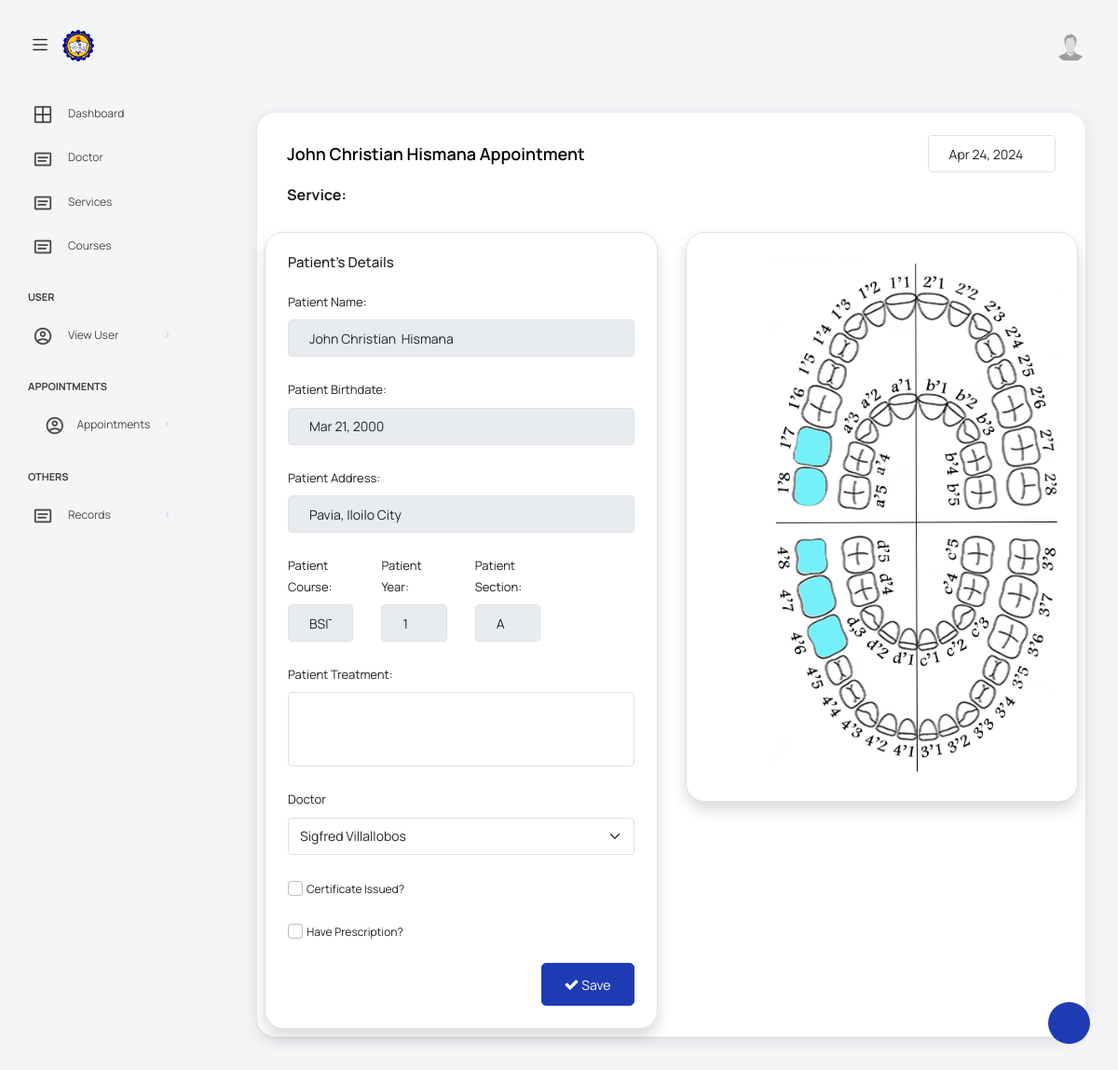
The page /views/assistantAssignTeeth.php?patient_id=24 on the database its author committed.
### tables this page shows
CREATE TABLE `patient` (
  `Patient_ID` int(13) NOT NULL,
  `Assistant_ID` int(13) DEFAULT NULL,
  `patientFname` varchar(30) DEFAULT NULL,
  `patientLname` varchar(30) DEFAULT NULL,
  `patientPassword` varchar(255) DEFAULT NULL,
  `patientContact` varchar(30) DEFAULT NULL,
  `patientEmail` varchar(60) DEFAULT NULL,
  `patientRole` varchar(10) DEFAULT NULL,
  `patientAddress` varchar(255) DEFAULT NULL,
  `patientBirthdate` date NOT NULL,
  `patientIDpicture` varchar(255) DEFAULT NULL,
  `patientProfilepicture` varchar(255) DEFAULT NULL,
  `patientStatus` int(2) DEFAULT NULL
);

CREATE TABLE `patient_student` (
  `PatientStudentID` int(255) NOT NULL,
  `Patient_ID` int(13) NOT NULL,
  `CollegeID` int(255) NOT NULL,
  `CourseID` int(255) NOT NULL,
  `Year` int(2) NOT NULL,
  `Section` varchar(3) NOT NULL
);

CREATE TABLE `course` (
  `CourseID` int(255) NOT NULL,
  `CollegeID` int(255) NOT NULL,
  `CourseName` varchar(100) NOT NULL
);

CREATE TABLE `tooth` (
  `Tooth_ID` int(255) NOT NULL,
  `Patient_ID` int(13) DEFAULT NULL,
  `Tooth_Number` int(100) DEFAULT NULL,
  `Tooth_Status` int(2) DEFAULT NULL,
  `Recent_change` int(2) NOT NULL
);

### config/database.php (called while the page is built, shortened)
<?php
$host = "localhost";
$username = "root";
$password = "";
$database = "clinic";
$conn = mysqli_connect($host, $username, $password, $database);
function findAll($table, $orderBy = null)
{
    global $conn;
    $orderByClause = ($orderBy !== null) ? "ORDER BY " . key($orderBy) . " " . current($orderBy) : "";
    $stmt = $conn->prepare("SELECT * FROM $table $orderByClause");
    $stmt->execute();
    $result = $stmt->get_result();
    return $result->fetch_all(MYSQLI_ASSOC);
}
function first($table, $columns_and_values, $orderBy = null)
{
    global $conn;
    $sql = "SELECT * FROM $table WHERE ";
    $params = [];
    $types = "";
    $i = 0;
    foreach ($columns_and_values as $column => $value) {
        $sql .= "$column = ? ";
        $params[] = &$columns_and_values[$column];
        $types .= "s";
        if (++$i !== count($columns_and_values)) {
            $sql .= "AND ";
        }
    }
    $sql .= "LIMIT 1";
    $stmt = mysqli_prepare($conn, $sql);
    array_unshift($params, $types);
    call_user_func_array(array($stmt, "bind_param"), $params);
    $stmt->execute();
    $result = $stmt->get_result();
    return $result->fetch_assoc();
}
function firstJoin($table, $joins, $conditions = [], $orderBy = null)
{
    global $conn;
    $query = "SELECT * FROM $table";
    foreach ($joins as $join) {
        $query .= " INNER JOIN $join[0] ON $join[1] = $join[2]";
    }
    if (!empty($conditions)) {
        $where_clauses = array();
        $params = array();
        foreach ($conditions as $column => $value) {
            $where_clauses[] = "$column = ?";
            $params[] = $value;
        }
        $query .= " WHERE " . implode(" AND ", $where_clauses);
    }
    $query .= " LIMIT 1";
    $stmt = mysqli_prepare($conn, $query);
    if (!empty($conditions)) {
        $types = str_repeat("s", count($params));
        $stmt->bind_param($types, ...$params);
    }
    $stmt->execute();
    $result = $stmt->get_result();
    $row = $result->fetch_assoc();
    return $row;
}

### views/assistantAssignTeeth.php (the view, shortened to what this page needs)
<?php require_once('assistantHeader.php'); ?>
<?php $user = first('patient', ['Patient_ID' => $_GET['patient_id']]); ?>
<div class="col-lg-12 grid-margin stretch-card mb-4">
    <div class="card px-2 pb-2">
        <div class="card-body">
            <div class="d-flex justify-content-between align-items-center">
                <h4 class="card-title m-0"><?= $user['patientFname'] . ' ' . $user['patientLname'] ?> Appointment</h4>
                <div class="col-md-2">
                    <input class="form-control bg-transparent border-0" disabled value="<?php echo date('M d, Y'); ?>">
                </div>
            </div>
            <div class="row mx-auto mt-3">
                <h5 class="px-0"><strong>Service:</strong>
                </h5>
            </div>
        </div>
        <div class="row">
            <div class="col-md-6">
                <div class="card shadow border" style="height: 100%;">
                    <div class="card-body">
                        <form method="post" action="../actions/appointmentResults.php">
                            <h6 class="m-0">Patient's Details</h6>
                            <div class="form-group mt-4">
                                <label>Patient Name:</label>
                                <input class="form-control" disabled value="<?= $user['patientFname'] . ' ' . $user['patientLname'] ?>">
                            </div>
                            <div class="form-group mt-4">
                                <label>Patient Birthdate:</label>
                                <input class="form-control" disabled value="<?php echo date('M d, Y', strtotime($user['patientBirthdate'])) ?>">
                            </div>
                            <div class="form-group mt-4">
                                <label>Patient Address:</label>
                                <input class="form-control" disabled value="<?= $user['patientAddress'] ?>">
                            </div>
                            <?php if ($user['patientRole'] == "student") :
                                $students = firstJoin('patient_student', [['course', 'patient_student.CourseID', 'course.CourseID']], ['patient_student.Patient_ID' => $user['Patient_ID']]);
                            ?>
                                <div class="form-group mt-4">
                                    <div class="row">
                                        <div class="col-md-3">
                                            <label>Patient Course:</label>
                                            <input class="form-control" disabled value="<?= $students['CourseName'] ?>">
                                        </div>
                                        <div class="col-md-3">
                                            <label>Patient Year:</label>
                                            <input class="form-control" disabled value="<?= $students['Year'] ?>">
                                        </div>
                                        <div class="col-md-3">
                                            <label>Patient Section:</label>
                                            <input class="form-control" disabled value="<?= $students['Section'] ?>">
                                        </div>
                                    </div>
                                </div>
                            <?php endif; ?>
                            <div class="form-group mt-2">
                                <label>Patient Treatment:</label>
                                <textarea type="text" name="treatment" class="form-control" rows="5" required></textarea>
                            </div>
                            <div class="form-group mt-3">
                                <label>Doctor</label>
                                <select class="form-select" name="doctor">
                                    <?php $rows = findAll('doctor');
                                    foreach ($rows as $doctor) :
                                    ?>
                                        <option value="<?= $doctor['Doctor_ID'] ?>"><?= $doctor['Doctor_name'] ?></option>
                                    <?php endforeach; ?>
                                </select>
                            </div>
                            <div class="form-group mt-3">
                                <input type="checkbox" class="form-check-input me-1" name="certificate" value="1"><span style="font-size: 12px;">Certificate Issued?</span>
                            </div>
                            <div class="form-group mt-3">
                                <input type="checkbox" class="form-check-input me-1" name="checkbox" value="1" id="prescriptcheckbox"><span style="font-size: 12px;">Have Prescription?</span>
                            </div>
                            <div class="form-group mt-3">
                                <button type="submit" class="btn btn-primary float-end px-4"><i class="fa fa-check"></i> Save</button>
                            </div>
                        </form>
                    </div>
                </div>
            </div>
            <div class="col-md-6">
                <div class="card shadow border">
                    <div class="card-body p-4 d-flex justify-content-center position-relative mx-auto" id="teeth_box" patient-id="<?php echo $_GET['patient_id']; ?>" style="height:610px">
                        <?php
                        for ($i = 1; $i <= 52; $i++) {
                            ${"teeth{$i}"} = first('tooth', ['Patient_ID' => $_GET['patient_id'], 'Tooth_Number' => $i]);
                        }
                        ?>
                        <?php for ($i = 1; $i <= 52; $i++) { ?>
                            <?php $tooth = ${'teeth' . $i}; ?>
                            <img class="teeths teeth<?php echo $i; ?> <?php echo $tooth['Recent_change'] == 2 ? 'border-custom' : '' ?>" tooth-status="<?php echo $tooth['Tooth_Status']; ?>" tooth-id="<?php echo $tooth['Tooth_ID']; ?>" src="<?php echo $tooth['Tooth_Status'] == 1 ? '../public/assets/images/teeth/filled/tooth no' . $i . '.png' : ($tooth['Tooth_Status'] == 2 ? '../public/assets/images/teeth/cavities/tooth ' . $i . '.png' : ($tooth['Tooth_Status'] == 3 ? '../public/assets/images/teeth/extracted/tooth ' . $i . '.png' : ($tooth['Tooth_Status'] == 4 ? '../public/assets/images/teeth/replaced/tooth ' . $i . '.png' : '../public/assets/images/teeth/default.png'))); ?>">
                        <?php } ?>
                        <img class="" style="height:100%; width:100%; object-fit:contain" src="../public/assets/images/toothchart.png">
                    </div>
                </div>
            </div>
        </div>
    </div>
</div>
</div>
<?php require_once('footer.php'); ?>

### rows shown on the page
patient: patientFname "John Christian", patientLname "Hismana", patientFname+patientLname "John Christian Hismana", patientBirthdate "Mar 21, 2000", patientAddress "Pavia, Iloilo City"
patient_student: CourseID.CourseName "BSIT", Year "1", Section "A"
tooth: shows a picture
tooth: shows a picture
tooth: shows a picture
tooth: shows a picture
tooth: shows a picture

### other values the page prints
form field doctor "Sigfred Villallobos"
